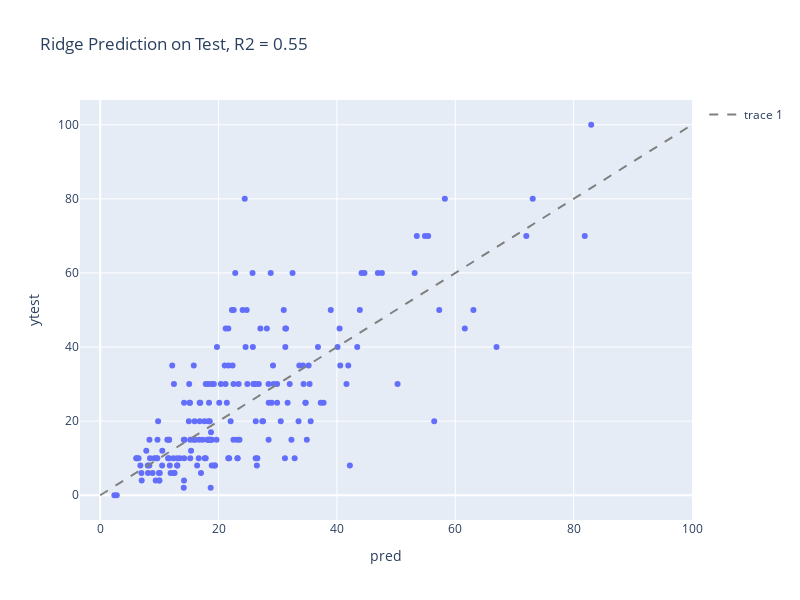

Notebook code cell kept with this figure:
### Code cell
results_df = pd.DataFrame({
    'pred' : pred,
    'ytest' : ytest,
    'fname' : ftest,
    'residual' : ytest - pred
})

fig = px.scatter(results_df, x = 'pred', y = 'ytest', hover_data = 'fname', width=WIDTH, height=HEIGHT, title='Ridge Prediction on Test, R2 = 0.55')
fig.add_scatter(x = [0,100], y = [0, 100], mode = 'lines', line = dict(color = 'grey', dash = 'dash'))

### Figure 1 — Plotly figure (JSON) as saved in the notebook; plotly's stock layout.template omitted (floating-point values rounded to 4 significant figures; data arrays with more than 128 entries replaced by an {"elided": "..."} marker saying what was removed)
{"data": [{"customdata": {"elided": "192x1 str values"}, "hovertemplate": "pred=%{x}<br>ytest=%{y}<br>fname=%{customdata[0]}<extra></extra>", "legendgroup": "", "marker": {"color": "#636efa", "symbol": "circle"}, "mode": "markers", "name": "", "orientation": "v", "showlegend": false, "type": "scatter", "x": {"elided": "192 float values"}, "xaxis": "x", "y": {"elided": "192 int values"}, "yaxis": "y"}, {"line": {"color": "grey", "dash": "dash"}, "mode": "lines", "type": "scatter", "x": [0, 100], "y": [0, 100]}], "layout": {"height": 600, "legend": {"tracegroupgap": 0}, "title": {"text": "Ridge Prediction on Test, R2 = 0.55"}, "width": 800, "xaxis": {"anchor": "y", "domain": [0, 1], "title": {"text": "pred"}}, "yaxis": {"anchor": "x", "domain": [0, 1], "title": {"text": "ytest"}}}}
